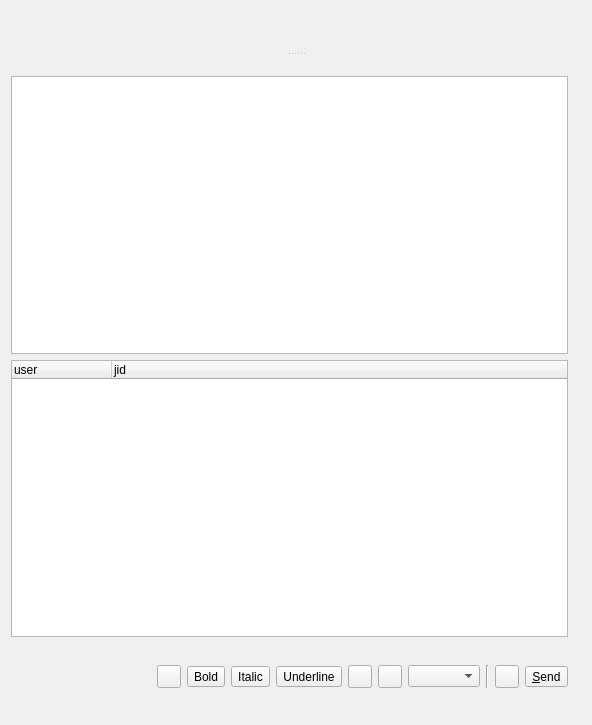
<ui version="4.0" >
 <class>groupchatwidget</class>
 <widget class="QWidget" name="groupchatwidget" >
  <property name="geometry" >
   <rect>
    <x>0</x>
    <y>0</y>
    <width>592</width>
    <height>725</height>
   </rect>
  </property>
  <property name="focusPolicy" >
   <enum>Qt::StrongFocus</enum>
  </property>
  <property name="windowTitle" >
   <string>Form</string>
  </property>
  <layout class="QGridLayout" name="gridLayout_2" >
   <item row="0" column="0" >
    <widget class="QSplitter" name="splitter" >
     <property name="orientation" >
      <enum>Qt::Vertical</enum>
     </property>
     <widget class="QWidget" native="1" name="gameWidget" >
      <property name="sizePolicy" >
       <sizepolicy vsizetype="Expanding" hsizetype="Expanding" >
        <horstretch>0</horstretch>
        <verstretch>0</verstretch>
       </sizepolicy>
      </property>
     </widget>
     <widget class="QWidget" name="" >
      <layout class="QGridLayout" name="gridLayout" >
       <item row="0" column="0" >
        <widget class="QLabel" name="disco_info" >
         <property name="text" >
          <string/>
         </property>
        </widget>
       </item>
       <item row="1" column="0" >
        <widget class="QTextBrowser" name="info" >
         <property name="minimumSize" >
          <size>
           <width>0</width>
           <height>1</height>
          </size>
         </property>
         <property name="toolTip" >
          <string>Every multi-user chat can have topic of its discussion</string>
         </property>
         <property name="openExternalLinks" >
          <bool>true</bool>
         </property>
        </widget>
       </item>
       <item row="2" column="0" >
        <widget class="QTreeWidget" name="users" >
         <property name="horizontalScrollBarPolicy" >
          <enum>Qt::ScrollBarAlwaysOff</enum>
         </property>
         <property name="iconSize" >
          <size>
           <width>32</width>
           <height>32</height>
          </size>
         </property>
         <property name="indentation" >
          <number>0</number>
         </property>
         <property name="rootIsDecorated" >
          <bool>false</bool>
         </property>
         <column>
          <property name="text" >
           <string>user</string>
          </property>
         </column>
         <column>
          <property name="text" >
           <string>jid</string>
          </property>
         </column>
        </widget>
       </item>
       <item row="3" column="0" >
        <layout class="QVBoxLayout" name="verticalLayout" >
         <item>
          <widget class="QWidget" native="1" name="viewWidget" />
         </item>
         <item>
          <layout class="QVBoxLayout" name="editLayout" >
           <property name="spacing" >
            <number>6</number>
           </property>
           <property name="margin" >
            <number>0</number>
           </property>
           <item>
            <widget class="QWidget" native="1" name="lineWidget" >
             <property name="minimumSize" >
              <size>
               <width>0</width>
               <height>10</height>
              </size>
             </property>
            </widget>
           </item>
           <item>
            <layout class="QHBoxLayout" >
             <property name="spacing" >
              <number>6</number>
             </property>
             <property name="margin" >
              <number>0</number>
             </property>
             <item>
              <spacer>
               <property name="orientation" >
                <enum>Qt::Horizontal</enum>
               </property>
               <property name="sizeHint" stdset="0" >
                <size>
                 <width>40</width>
                 <height>20</height>
                </size>
               </property>
              </spacer>
             </item>
             <item>
              <widget class="QToolButton" name="linkButton" >
               <property name="icon" >
                <iconset>
                 <normaloff>:/images/16x16/actions/anchor.png</normaloff>:/images/16x16/actions/anchor.png</iconset>
               </property>
               <property name="popupMode" >
                <enum>QToolButton::InstantPopup</enum>
               </property>
               <property name="toolButtonStyle" >
                <enum>Qt::ToolButtonIconOnly</enum>
               </property>
              </widget>
             </item>
             <item>
              <widget class="QToolButton" name="boldButton" >
               <property name="focusPolicy" >
                <enum>Qt::NoFocus</enum>
               </property>
               <property name="text" >
                <string>Bold</string>
               </property>
               <property name="icon" >
                <iconset>
                 <normaloff>:/images/16x16/actions/format-text-bold.png</normaloff>:/images/16x16/actions/format-text-bold.png</iconset>
               </property>
               <property name="checkable" >
                <bool>true</bool>
               </property>
               <property name="toolButtonStyle" >
                <enum>Qt::ToolButtonIconOnly</enum>
               </property>
              </widget>
             </item>
             <item>
              <widget class="QToolButton" name="italicButton" >
               <property name="focusPolicy" >
                <enum>Qt::NoFocus</enum>
               </property>
               <property name="text" >
                <string>Italic</string>
               </property>
               <property name="icon" >
                <iconset>
                 <normaloff>:/images/16x16/actions/format-text-italic.png</normaloff>:/images/16x16/actions/format-text-italic.png</iconset>
               </property>
               <property name="checkable" >
                <bool>true</bool>
               </property>
               <property name="toolButtonStyle" >
                <enum>Qt::ToolButtonIconOnly</enum>
               </property>
              </widget>
             </item>
             <item>
              <widget class="QToolButton" name="underlineButton" >
               <property name="focusPolicy" >
                <enum>Qt::NoFocus</enum>
               </property>
               <property name="text" >
                <string>Underline</string>
               </property>
               <property name="icon" >
                <iconset>
                 <normaloff>:/images/16x16/actions/format-text-underline.png</normaloff>:/images/16x16/actions/format-text-underline.png</iconset>
               </property>
               <property name="checkable" >
                <bool>true</bool>
               </property>
               <property name="toolButtonStyle" >
                <enum>Qt::ToolButtonIconOnly</enum>
               </property>
              </widget>
             </item>
             <item>
              <widget class="QToolButton" name="colorButton" >
               <property name="popupMode" >
                <enum>QToolButton::InstantPopup</enum>
               </property>
               <property name="toolButtonStyle" >
                <enum>Qt::ToolButtonIconOnly</enum>
               </property>
              </widget>
             </item>
             <item>
              <widget class="QToolButton" name="backgroundButton" >
               <property name="popupMode" >
                <enum>QToolButton::InstantPopup</enum>
               </property>
               <property name="toolButtonStyle" >
                <enum>Qt::ToolButtonIconOnly</enum>
               </property>
              </widget>
             </item>
             <item>
              <widget class="QComboBox" name="fontSize" />
             </item>
             <item>
              <widget class="Line" name="line" >
               <property name="orientation" >
                <enum>Qt::Vertical</enum>
               </property>
              </widget>
             </item>
             <item>
              <widget class="QToolButton" name="smileys" >
               <property name="toolTip" >
                <string>You can add emoticons by clicking here</string>
               </property>
               <property name="icon" >
                <iconset>
                 <normaloff>:/images/16x16/emotes/biggrin.png</normaloff>:/images/16x16/emotes/biggrin.png</iconset>
               </property>
               <property name="checkable" >
                <bool>true</bool>
               </property>
               <property name="popupMode" >
                <enum>QToolButton::InstantPopup</enum>
               </property>
              </widget>
             </item>
             <item>
              <widget class="QToolButton" name="sendButton" >
               <property name="text" >
                <string>&amp;Send</string>
               </property>
               <property name="icon" >
                <iconset>
                 <normaloff>:/images/16x16/actions/send.png</normaloff>:/images/16x16/actions/send.png</iconset>
               </property>
               <property name="toolButtonStyle" >
                <enum>Qt::ToolButtonTextBesideIcon</enum>
               </property>
              </widget>
             </item>
            </layout>
           </item>
          </layout>
         </item>
        </layout>
       </item>
       <item row="4" column="0" >
        <widget class="QWidget" native="1" name="pluginWidget" >
         <zorder>selfAvatar</zorder>
        </widget>
       </item>
       <item row="5" column="1" >
        <widget class="QLabel" name="selfAvatar" >
         <property name="sizePolicy" >
          <sizepolicy vsizetype="Fixed" hsizetype="Fixed" >
           <horstretch>0</horstretch>
           <verstretch>0</verstretch>
          </sizepolicy>
         </property>
         <property name="text" >
          <string/>
         </property>
        </widget>
       </item>
      </layout>
     </widget>
    </widget>
   </item>
  </layout>
  <zorder>splitter_2</zorder>
  <zorder>selfAvatar</zorder>
  <zorder>splitter</zorder>
 </widget>
 <resources/>
 <connections/>
</ui>
